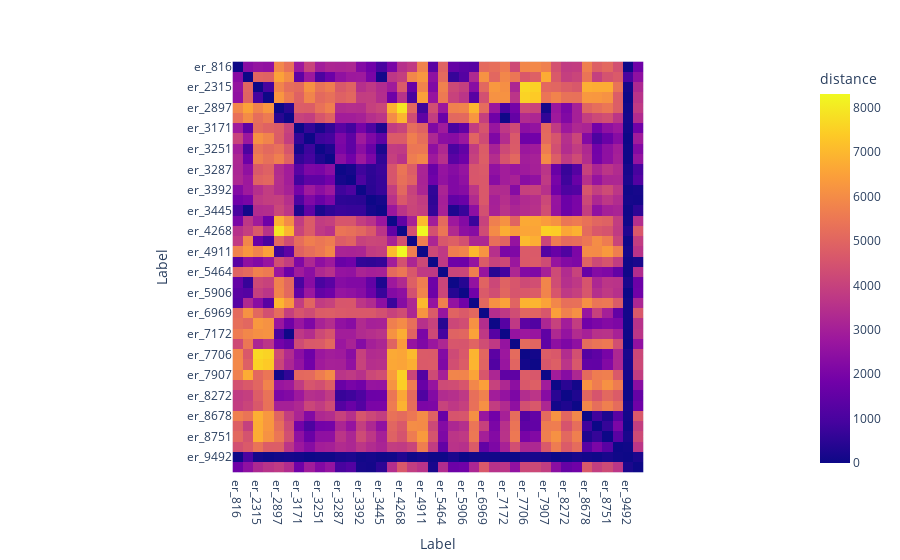

Notebook cell for this chart:
### Code cell
import plotly.express as px
fig = px.imshow(dist_matrix, labels={"color": "distance"})
fig.show()

### Figure 1 — Plotly figure (JSON) as saved in the notebook; plotly's stock layout.template omitted (floating-point values rounded to 4 significant figures; data arrays with more than 128 entries replaced by an {"elided": "..."} marker saying what was removed)
{"data": [{"coloraxis": "coloraxis", "hovertemplate": "Label: %{x}<br>Label: %{y}<br>distance: %{z}<extra></extra>", "name": "0", "type": "heatmap", "x": ["er_816", "er_1978", "er_2315", "er_2473", "er_2897", "er_3018", "er_3171", "er_3228", "er_3251", "er_3264", "er_3287", "er_3295", "er_3392", "er_3397", "er_3445", "er_3881", "er_4268", "er_4554", "er_4911", "er_5143", "er_5464", "er_5809", "er_5906", "er_6162", "er_6969", "er_7168", "er_7172", "er_7460", "er_7706", "er_7727", "er_7907", "er_8270", "er_8272", "er_8273", "er_8678", "er_8687", "er_8751", "er_9311", "er_9492", "er_9564"], "xaxis": "x", "y": ["er_816", "er_1978", "er_2315", "er_2473", "er_2897", "er_3018", "er_3171", "er_3228", "er_3251", "er_3264", "er_3287", "er_3295", "er_3392", "er_3397", "er_3445", "er_3881", "er_4268", "er_4554", "er_4911", "er_5143", "er_5464", "er_5809", "er_5906", "er_6162", "er_6969", "er_7168", "er_7172", "er_7460", "er_7706", "er_7727", "er_7907", "er_8270", "er_8272", "er_8273", "er_8678", "er_8687", "er_8751", "er_9311", "er_9492", "er_9564"], "yaxis": "y", "z": {"elided": "40x40 float values"}}], "layout": {"coloraxis": {"colorbar": {"title": {"text": "distance"}}, "colorscale": [[0, "#0d0887"], [0.1111, "#46039f"], [0.2222, "#7201a8"], [0.3333, "#9c179e"], [0.4444, "#bd3786"], [0.5556, "#d8576b"], [0.6667, "#ed7953"], [0.7778, "#fb9f3a"], [0.8889, "#fdca26"], [1, "#f0f921"]]}, "margin": {"t": 60}, "xaxis": {"anchor": "y", "constrain": "domain", "domain": [0, 1], "scaleanchor": "y", "title": {"text": "Label"}}, "yaxis": {"anchor": "x", "autorange": "reversed", "constrain": "domain", "domain": [0, 1], "title": {"text": "Label"}}}}
